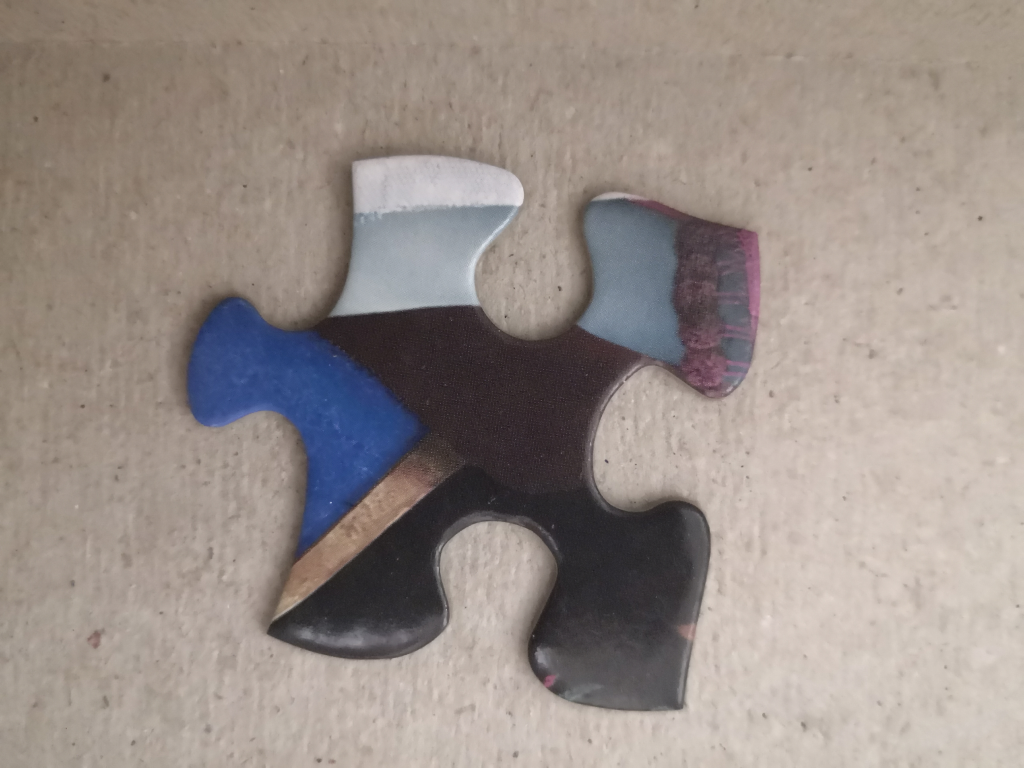
#> input picture Lab 4/images/image-83.jpg, 5120 x 3840 px (shown at 1/5 size)
$ jupyter execute lab4.ipynb
#> lines starting #> are read from the running program, lines starting #| are printed output that depends on the picture; after the words box and inside, x2 and y2 are one past the last pixel; in counts of white or black regions, pixels touching at a corner belong together
# Importing Libraries

[cell 1]
import numpy as np
import matplotlib.pyplot as plt
import cv2 as cv
from skimage import color,filters,feature,exposure
from scipy import signal as sig
from scipy import ndimage

# Read in images

[cell 2]
img_83 = plt.imread("./images/image-83.jpg")
#> img_83 is the input picture: shape (3840, 5120, 3); mean R, G, B 153.1, 142.6, 136.8
img_83_rescaled = cv.resize(img_83,(640,480))
img_83_hog = cv.resize(img_83,(256,192))
img_83_grayscale = cv.cvtColor(img_83,cv.COLOR_RGB2GRAY)
# img_110_grayscale = cv.normalize(img_83_grayscale, None, alpha=0, beta=1, norm_type=cv.NORM_MINMAX, dtype=cv.CV_32F)
img_83_grayscale_rescaled = cv.resize(img_83_grayscale,(640,480))
img_83_mask = cv.cvtColor(plt.imread("./images/mask-83.png"),cv.COLOR_RGB2GRAY)
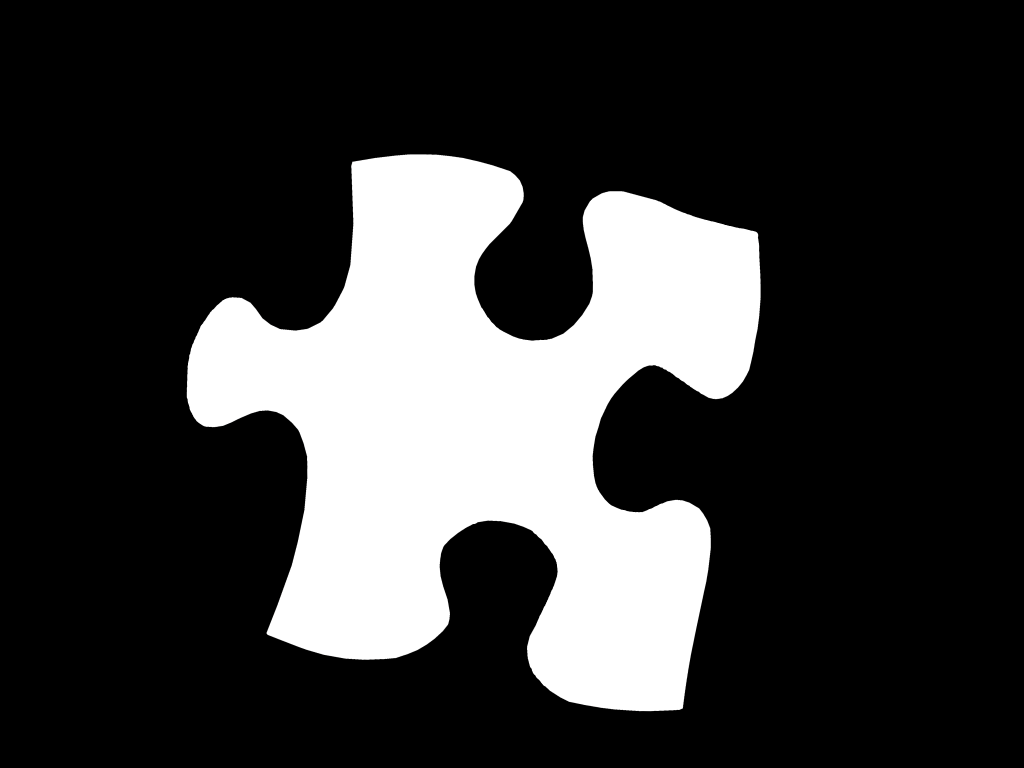
#> input picture Lab 4/images/mask-83.png, 5120 x 3840 px (shown at 1/5 size)
img_83_mask_rescaled = cv.resize(img_83_mask,(640,480))

# 1) Canny Edge Detector

## 1.1)
Implement the Canny edge detection algorithm from scratch, your function should accept a
greyscale image and three tuneable named parameters (defaults are given below): σ, low threshold
and high threshold, similar in behaviour to that of the skimage canny edge detector.

### Step 1
Remove any unnecessary noise by applying a Gaussian filter with σ = 4 to your greyscale
image. Estimate the size of your Gaussian filter with the equation size = 2 · radius + 1,
where radius = f loor(truncate · σ + 0.5), and truncate = 4.0 is the number of standard
deviations away to truncate the filter.

[cell 3]
def remove_noise(img, sigma =4.0 , truncate = 4.0,plot=False):
#> called with sigma = 4, truncate = 4, plot = True
    radius = np.floor(truncate*sigma + 0.5)

    size = 2*radius + 1
    result = filters.gaussian(img,sigma,mode = 'nearest')
    if plot:
        print("------------------------------------ Gaussian Blur Result ------------------------------------")
        plt.figure(figsize=(10,10))
        plt.imshow(result,cmap="gray")
        plt.title(f"Gaussian blur using kernel size {size}")
        plt.show()
    return result

### Step 2
Calculate the intensity gradient of the image, comprised of orientation and magnitudes,
using vertical and horizontal Sobel filters.

[cell 4]
def intensity_gradient(img,plot=False):

#> called with plot = True
    sobelx = cv.Sobel(img,cv.CV_64F,1,0,borderType = cv.BORDER_REFLECT)
    sobely = cv.Sobel(img,cv.CV_64F,0,1, borderType = cv.BORDER_REFLECT)
    magnitude = np.hypot(sobelx,sobely)
    magnitude = magnitude/magnitude.max() * 255
    orientation = np.arctan2(sobely, sobelx)
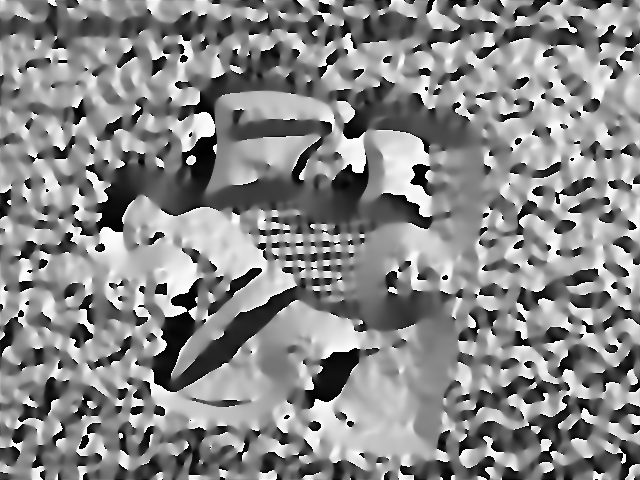
#> orientation: shape (480, 640) float64; min -3.14, max 3.14, mean 0.231; drawn with min black and max white
    if plot:
        print("------------------------------------ Intensity Gradients Result ------------------------------------")
        fig,ax = plt.subplots(nrows = 1, ncols = 4,figsize = (10,10),sharex=True,sharey=True)
        plt.subplot(1,4,1),plt.imshow(sobelx,cmap="gray"),plt.title("Sobel Horizontal")
        plt.subplot(1,4,2),plt.imshow(sobely,cmap="gray"),plt.title("Sobel Vertical")
        plt.subplot(1,4,3),plt.imshow(magnitude,cmap="gray"),plt.title("Sobel Magnitude")
        plt.subplot(1,4,4),plt.imshow(orientation,cmap="gray"),plt.title("Sobel Orientation")
        plt.show()
    return sobelx,sobely,magnitude,orientation

### Step 3
Apply non-maximum suppression to get rid of any unwanted pixels which may not form
part of an edge, leaving you with the “thin edges”.

[cell 5]
def non_max_suppression(img, orientation,plot=False):
#> called with plot = True
    M, N = img.shape
    result = np.zeros((M,N), dtype=np.float32)
    angle = orientation * 180. / np.pi
    angle[angle < 0] += 180
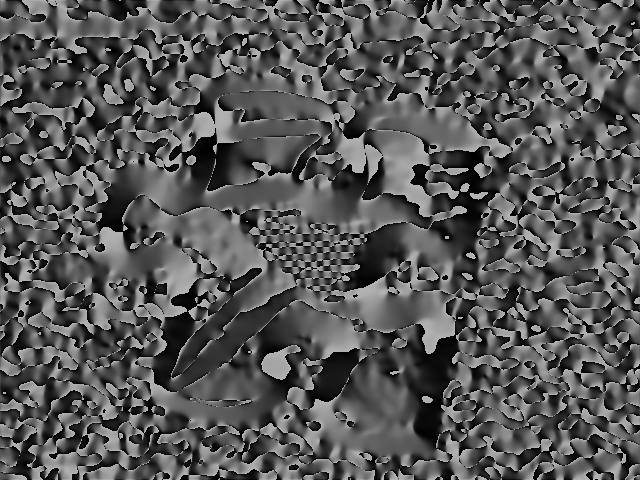
#> angle: shape (480, 640) float64; min 0.000199, max 180, mean 86.7


    for i in range(1,M-1):
        for j in range(1,N-1):
                q = 255
                r = 255

               #angle 0
                if (0 <= angle[i,j] < 22.5) or (157.5 <= angle[i,j] <= 180):
                    q = img[i, j+1]
                    r = img[i, j-1]
                #angle 45
                elif (22.5 <= angle[i,j] < 67.5):
                    q = img[i+1, j-1]
                    r = img[i-1, j+1]
                #angle 90
                elif (67.5 <= angle[i,j] < 112.5):
                    q = img[i+1, j]
                    r = img[i-1, j]
                #angle 135
                elif (112.5 <= angle[i,j] < 157.5):
                    q = img[i-1, j-1]
                    r = img[i+1, j+1]

                if (img[i,j] >= q) and (img[i,j] >= r):
                    result[i,j] = img[i,j]

                # if not ((img[i][j] >= q) and (img[i][j] >= r)):
                #         result[i][j] = 0
                else:
                    result[i,j] = 0
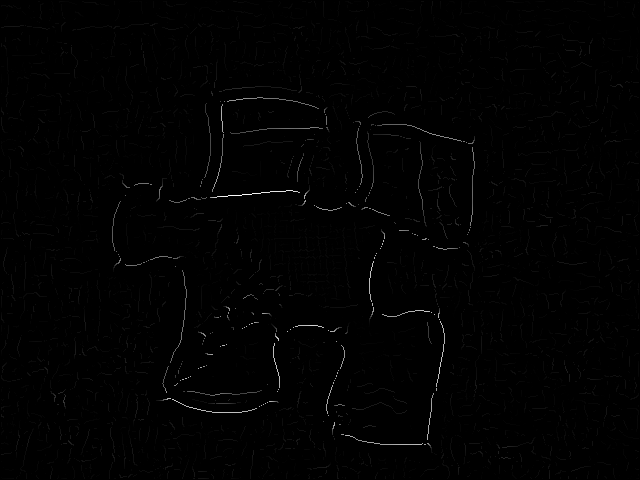
#> result: shape (480, 640) float32; min 0, max 255, mean 1.6
    if plot:
        print("------------------------------------ Non-maximum Suppression Result ------------------------------------")
        plt.figure(figsize=(10,10))
        plt.imshow(result,cmap="gray")
        plt.title("Non-maximum suppression")
        plt.show()

    return result

### Step 4
Apply double thresholding to determine potential edges. Use the weak/low threshold value
of 0.1 and strong/high threshold value of 0.2.

[cell 6]
def threshold(img,high,low,plot=False):
#> called with high = 0.2, low = 0.1, plot = True
    high = img.max() * high;
#> high = 51
    low = high * low;
#> low = 5.1
    result = np.zeros(np.shape(img))
    ## Weak pixels are between the high and low thresholds
    weak = np.where((img<high) & (img>=low))
#> weak = 16484 positions, rows 1 to 478, columns 1 to 638
    ## strrong pixels are higher than high
    strong = np.where(img >= high)
#> strong = 2243 positions, rows 97 to 446, columns 63 to 474

    result[strong] = 1
    result[weak] = 0.1
    if plot:
        print("------------------------------------ Double Thresholding Result ------------------------------------")
        plt.figure(figsize=(10,10))
        plt.imshow(result,cmap="gray")
        plt.title("Double thresholding")
        plt.show()
    return result,0.1,1

### Step 5
Track edges by Hysteresis, where weak edges are suppressed if not connected to strong
edges.

[cell 7]
def hysteresis(img, weak = 0.1, strong=1,plot=False):
#> called with weak = 0.1, strong = 1, plot = True
    M, N = np.shape(img)
    for i in range(1, M-1):
        for j in range(1, N-1):
            if (img[i,j] == weak):
                    tmp = np.array(img[i-1:i+2,j-1:j+2])
                    if(np.any(tmp== 1)):
                        img[i,j] = strong
                    else:
                        img[i, j] = 0
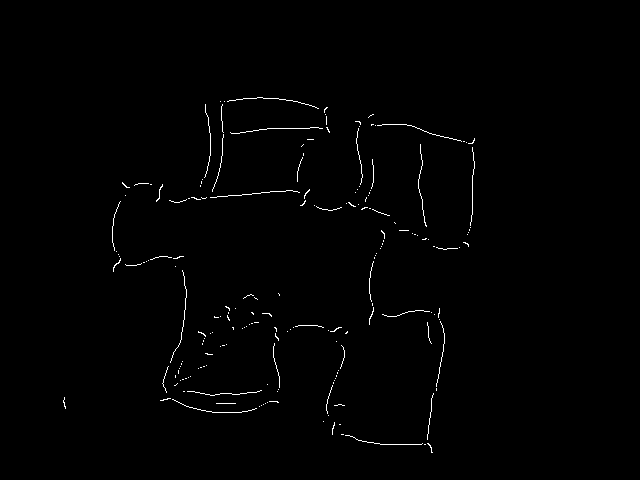
#> img: shape (480, 640) float64; values 0 (black) and 1 (white), 0.77% white in thin lines or dots, all inside (x1, y1, x2, y2) = (63, 97, 475, 453)
    if plot:

        print("------------------------------------ Hysteresis Result ------------------------------------")
        plt.figure(figsize=(10,10))
        plt.imshow(img,cmap="gray")
        plt.title("Hysteresis")
        plt.show()
    return img

### Putting all the steps together

[cell 8]
def Canny_Edge_Detector(img,sigma = 4,low_threshold = 0.1,high_threshold = 0.2,plot=False):
    ## Blur image
    img = np.copy(img)
    blurred = remove_noise(img,plot=plot)
    ## Get intensity gradients
    ig = intensity_gradient(blurred,plot=plot)
    ## Non-maximum suppression
    suppressed = non_max_suppression(ig[2],ig[3],plot=plot)
    double_thresholding = threshold(suppressed,high_threshold,low_threshold,plot=plot)
    final = hysteresis(double_thresholding[0],plot=plot)
    return final

## 1.2)
Plot and label the results after each step in the Canny algorithm, include the blurred greyscale
image (labelled with the estimated size of your Gaussian filter), horizontal and vertical Sobel
filtered images, orientation and magnitude images, non-maximum suppressed image, double
thresholded images, and the final result after Hysteresis. Make sure to label each image.

[cell 9]
res = Canny_Edge_Detector(img_83_grayscale_rescaled,plot=True)

## 1.3)
Compare your final result to the skimage canny function (skimage.feature.canny) run with
default arguments.

[cell 10]
plt.figure(figsize=(10,10))
built_in = feature.canny(img_83_grayscale_rescaled)
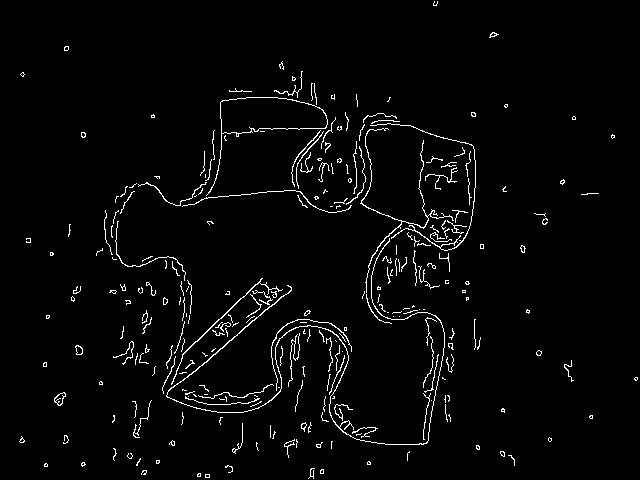
#> built_in: shape (480, 640) bool; 2.8% white in thin lines or dots
plt.subplot(1,2,1),plt.imshow(built_in,cmap="gray"),plt.title("Built-in method")
plt.subplot(1,2,2),plt.imshow(res,cmap="gray"),plt.title("Our method")
plt.show()

## 1.4)
Give reasons for the effect on the output after increasing or decreasing each parameter, including
low threshold, high threshold and σ. Plot your different parameter traversals used to come to
your conclusions. You may use the skimage.feature.canny function for this question.

### Investigating the effect of $\sigma$

[cell 11]
sigma_vals = [1, 5, 8, 12,30]
plt.figure(figsize=(20,20))
index = 1
for sigma in sigma_vals:
  plt.subplot(1, 5, index),plt.imshow(feature.canny(img_83_grayscale_rescaled, sigma, 0.1, 0.2), cmap="gray")

  index += 1
  plt.axis("Off")
  plt.title("sigma = %d" % sigma)
#> after the loop, index = 6

- Lower values of $\sigma$ give us noiser images. The additional noise is then captured as an edge by the algorithm.
- Higher $\sigma$ values reduce the noise, and thus enable the algorithm to capture the correct edges in the image.
- However, as we increaser sigma, fewer and fewer edges are captured since they become blurred by the gaussian kernel.

### Investigating the effect of the high threshold

[cell 12]
high_threshold_vals = [0.2,0.4,0.8,1,5]
plt.figure(figsize=(20,20))
index = 1
for t in high_threshold_vals:
  plt.subplot(1, 5, index),plt.imshow(feature.canny(img_83_grayscale_rescaled, 10, 0.1,t), cmap="gray")

  index += 1
  plt.axis("Off")
  plt.title(f"high threshold = {t}")
#> after the loop, index = 6

- Higher values for the high threshold enables us to preserve fewer edges since the threshold means we need to be more sure of an edge.
- However, there exists a cutoff point where beyond this point, the algorithm may actually remove legitimate edges because the threshold is too high.

### Investigating the effects of the low threshold

[cell 13]
low_threshold_vals = [0, 0.05, 0.1, 0.3, 0.5]
# low_threshold_vals = [3,2,1,0.5,0]
plt.figure(figsize=(20,20))
index = 1
for t in low_threshold_vals:
  plt.subplot(1, 5, index),plt.imshow(feature.canny(img_83_grayscale_rescaled, 10, t,1), cmap="gray")

  index += 1
  plt.axis("Off")
  plt.title(f"high threshold = {t}")
#> after the loop, index = 6
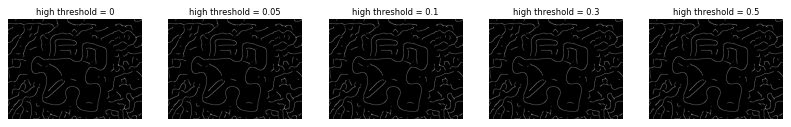
#> figure drawn by matplotlib, 5 panels

## 1.5)
Adjust the parameters of your implementation to try and obtain the best or cleanest result. Plot
this result with your chosen parameters. Again you may use the skimage.feature.canny
function.

[cell 14]
sigma = 4
low_threshold = 0.1
high_threshold = 0.23

canny_best= Canny_Edge_Detector(img_83_grayscale_rescaled, sigma, low_threshold=low_threshold, high_threshold=high_threshold)

fig6 = plt.figure(figsize=(20,8))
plt.axis("Off")
plt.title("Canny algorithm with hand-adjusted parameters")
fig6.add_subplot(1, 2, 1)
plt.axis("Off")
plt.title("Implemented Canny algorithm")
plt.imshow(canny_best, cmap="gray")
fig6.add_subplot(1, 2, 2)
plt.axis("Off")
plt.title("skimage.feature.canny")
plt.imshow(feature.canny(img_83_grayscale_rescaled, sigma, low_threshold, high_threshold), cmap="gray")
plt.show()
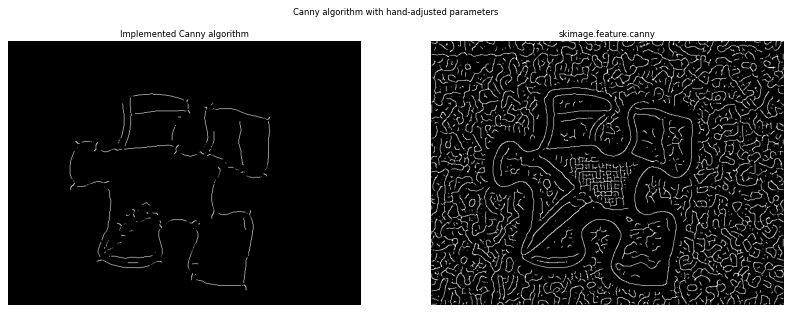
#> figure drawn by matplotlib, 2 panels

# 2) Harris Corner Detector

## 2.1)
Your task is to implement the Harris Corner Detector, your function signature should accept a
greyscale image with three additional tuneable named parameters (defaults are given below): $\sigma, \kappa, \tau$, where $\sigma$ is the standard deviation of the Gaussian filter representing the weight matrix,
$\kappa$  is the sensitivity factor that separates corners from edges and $\tau$  is the normalised response
threshold.

### Step 1
Compute your vertical and horizontal image derivatives from your greyscale image using
the appropriately oriented Sobel filters and zero padding.

[cell 15]
def img_derivatives(img):
    kernel_x = np.array([[-1, 0, 1],[-2, 0, 2],[-1, 0, 1]])
    sobelx = sig.convolve2d(img, kernel_x, mode='same')
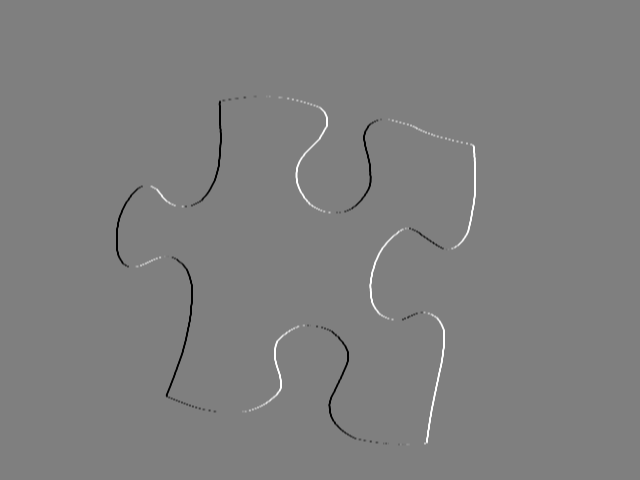
#> sobelx: shape (480, 640) float64; min -4, max 4, mean 0; drawn with min black and max white
    kernel_y = np.array([[1, 2, 1], [0, 0, 0], [-1, -2, -1]])
    sobely= sig.convolve2d(img, kernel_y, mode='same')
    return sobelx,sobely

### Step 2
Use these derivatives to compute your image structure tensors ($S_{ij}$ in your textbook),
weighted according to the Gaussian with default $\sigma$ = 1. Again use zero padding.

[cell 16]
def create_structure_tensors(sobelx,sobely,sigma):
#> called with sigma = 1
    truncate= 4
    radius = np.floor((truncate*sigma)+0.5)
    size = int((2*radius) + 1)
    I_xx = cv.GaussianBlur(sobelx**2, (size,size), sigma, borderType=cv.BORDER_CONSTANT)
    I_yy = cv.GaussianBlur(sobely**2, (size, size), sigma, borderType=cv.BORDER_CONSTANT)
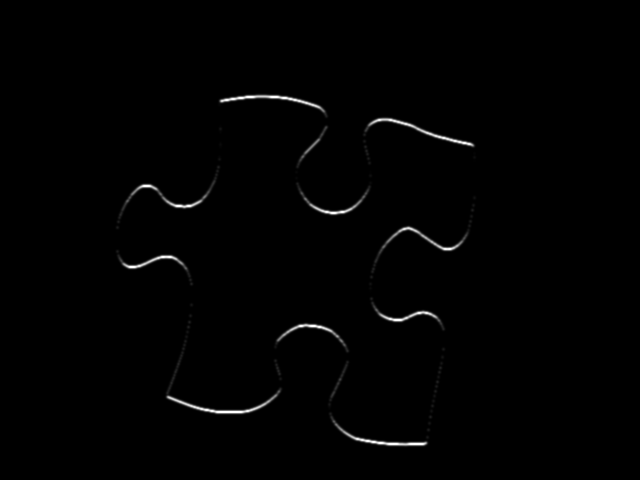
#> I_yy: shape (480, 640) float64; min 0, max 10.25, mean 0.0786; drawn with min black and max white
    I_xy = cv.GaussianBlur(sobely*sobelx, (size, size), sigma, borderType=cv.BORDER_CONSTANT)
#> (the rest of the program and of its run is left out)
